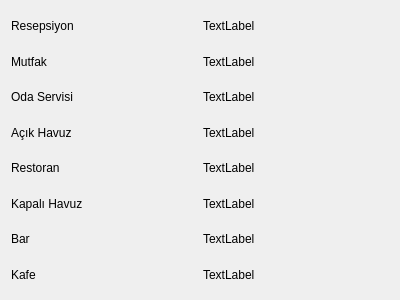
<?xml version="1.0" encoding="UTF-8"?>
<ui version="4.0">
 <class>Employee</class>
 <widget class="QDialog" name="Employee">
  <property name="geometry">
   <rect>
    <x>0</x>
    <y>0</y>
    <width>400</width>
    <height>300</height>
   </rect>
  </property>
  <property name="windowTitle">
   <string>Personeller</string>
  </property>
  <layout class="QVBoxLayout" name="verticalLayout_2">
   <item>
    <layout class="QVBoxLayout" name="verticalLayout">
     <item>
      <layout class="QHBoxLayout" name="horizontalLayout">
       <item>
        <widget class="QLabel" name="label">
         <property name="text">
          <string>Resepsiyon</string>
         </property>
        </widget>
       </item>
       <item>
        <widget class="QLabel" name="label_2">
         <property name="text">
          <string>TextLabel</string>
         </property>
        </widget>
       </item>
      </layout>
     </item>
     <item>
      <layout class="QHBoxLayout" name="horizontalLayout_8">
       <item>
        <widget class="QLabel" name="label_3">
         <property name="text">
          <string>Mutfak</string>
         </property>
        </widget>
       </item>
       <item>
        <widget class="QLabel" name="label_4">
         <property name="text">
          <string>TextLabel</string>
         </property>
        </widget>
       </item>
      </layout>
     </item>
     <item>
      <layout class="QHBoxLayout" name="horizontalLayout_7">
       <item>
        <widget class="QLabel" name="label_5">
         <property name="text">
          <string>Oda Servisi</string>
         </property>
        </widget>
       </item>
       <item>
        <widget class="QLabel" name="label_6">
         <property name="text">
          <string>TextLabel</string>
         </property>
        </widget>
       </item>
      </layout>
     </item>
     <item>
      <layout class="QHBoxLayout" name="horizontalLayout_6">
       <item>
        <widget class="QLabel" name="label_7">
         <property name="text">
          <string>Açık Havuz</string>
         </property>
        </widget>
       </item>
       <item>
        <widget class="QLabel" name="label_8">
         <property name="text">
          <string>TextLabel</string>
         </property>
        </widget>
       </item>
      </layout>
     </item>
     <item>
      <layout class="QHBoxLayout" name="horizontalLayout_5">
       <item>
        <widget class="QLabel" name="label_9">
         <property name="text">
          <string>Restoran</string>
         </property>
        </widget>
       </item>
       <item>
        <widget class="QLabel" name="label_10">
         <property name="text">
          <string>TextLabel</string>
         </property>
        </widget>
       </item>
      </layout>
     </item>
     <item>
      <layout class="QHBoxLayout" name="horizontalLayout_4">
       <item>
        <widget class="QLabel" name="label_11">
         <property name="text">
          <string>Kapalı Havuz</string>
         </property>
        </widget>
       </item>
       <item>
        <widget class="QLabel" name="label_12">
         <property name="text">
          <string>TextLabel</string>
         </property>
        </widget>
       </item>
      </layout>
     </item>
     <item>
      <layout class="QHBoxLayout" name="horizontalLayout_3">
       <item>
        <widget class="QLabel" name="label_13">
         <property name="text">
          <string>Bar</string>
         </property>
        </widget>
       </item>
       <item>
        <widget class="QLabel" name="label_14">
         <property name="text">
          <string>TextLabel</string>
         </property>
        </widget>
       </item>
      </layout>
     </item>
     <item>
      <layout class="QHBoxLayout" name="horizontalLayout_2">
       <item>
        <widget class="QLabel" name="label_15">
         <property name="text">
          <string>Kafe</string>
         </property>
        </widget>
       </item>
       <item>
        <widget class="QLabel" name="label_16">
         <property name="text">
          <string>TextLabel</string>
         </property>
        </widget>
       </item>
      </layout>
     </item>
    </layout>
   </item>
  </layout>
 </widget>
 <resources/>
 <connections/>
</ui>
